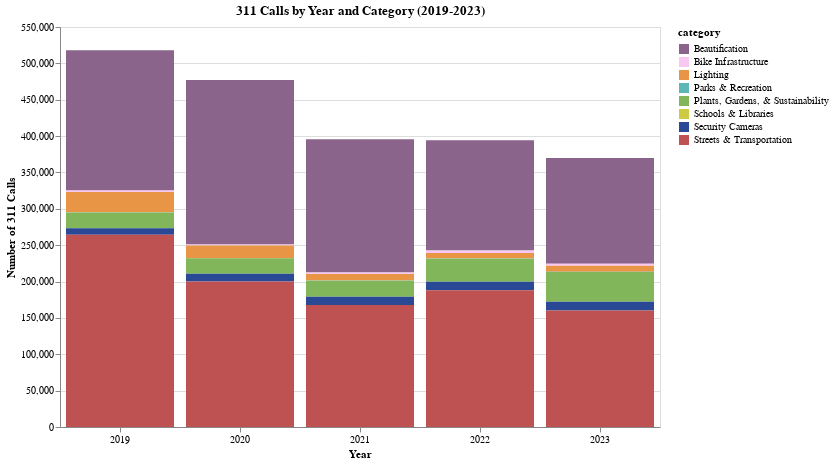
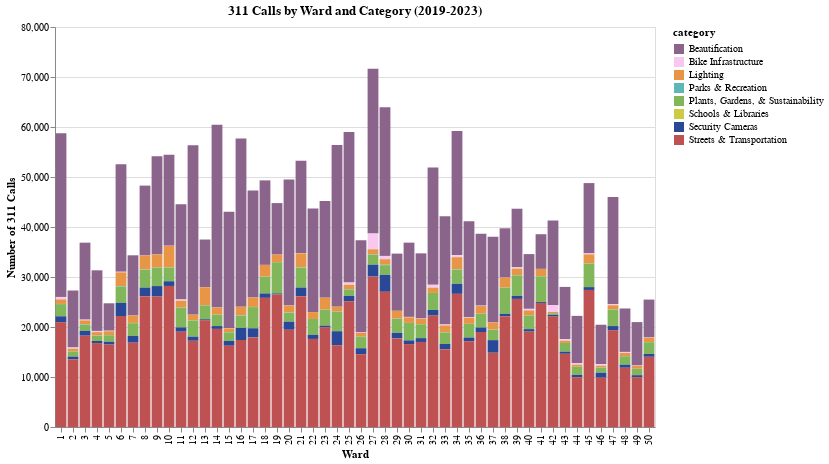
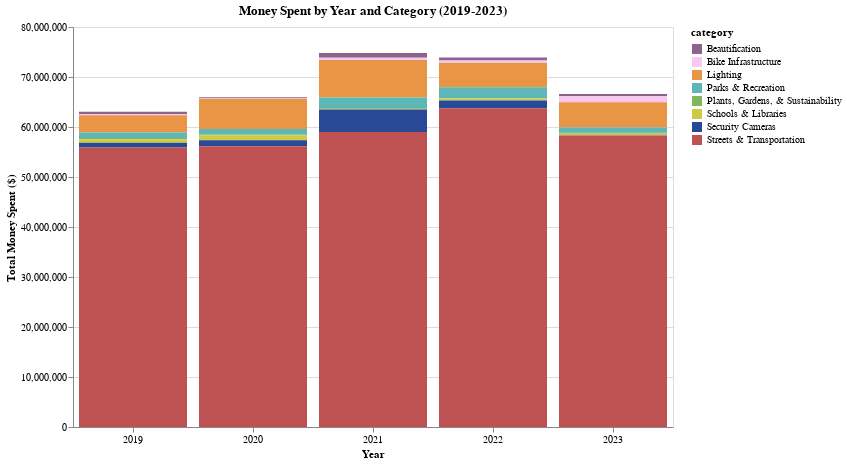
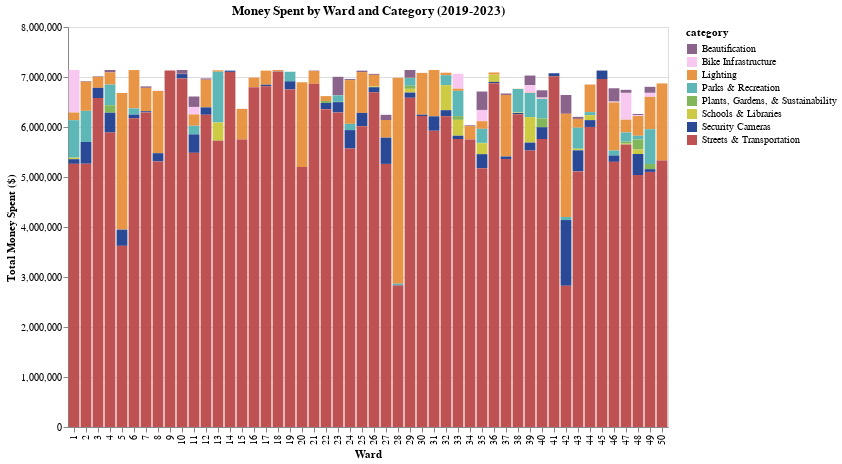

Notebook cell for these charts, in order:
### Code cell
# Final Version 
import csv
import pathlib
from typing import List
import altair as alt
import pandas as pd

def plot_calls_by_year_and_ward(csv_file: pathlib.Path) -> None:
    """
    Plot four stacked bar charts: calls and money spent by year and ward, categorized.

    Args:
        csv_file (pathlib.Path): Path to CSV file with year, ward, category, calls, and total_cost

    Returns:
        None (displays four plots)
    """
    # Define constants
    YEAR_RANGE = range(2019, 2024)  
    CAT_COLORS = {
        "Beautification": "#8B648B",
        "Bike Infrastructure": "#F8C8F1",
        "Lighting": "#E89545",
        "Parks & Recreation": "#5DB7B7",
        "Plants, Gardens, & Sustainability": "#82B65B",
        "Schools & Libraries": "#cdcb44",
        "Security Cameras": "#294896",
        "Streets & Transportation": "#BE5151"
    }
    CHART_WIDTH = 600
    CHART_HEIGHT = 400

    # Load and preprocess data once
    df = (pd.read_csv(csv_file)
          .assign(
              year=lambda x: x['year'].astype(int),
              ward=lambda x: x['ward'].astype(int),
              calls=lambda x: x['calls'].astype(float),
              total_cost=lambda x: x['total_cost'].astype(float)
          )
          .query('year in @YEAR_RANGE')
          .groupby(['year', 'ward', 'category'])[['calls', 'total_cost']]
          .sum()
          .reset_index())

    # Prepare aggregated data
    aggregations = {
        'calls_by_year': df.groupby(['year', 'category'])['calls'].sum().unstack(),
        'money_by_year': df.groupby(['year', 'category'])['total_cost'].sum().unstack(),
        'calls_by_ward': df.groupby(['ward', 'category'])['calls'].sum().unstack(),
        'money_by_ward': df.groupby(['ward', 'category'])['total_cost'].sum().unstack()
    }

    def create_chart(data: pd.DataFrame, title: str, x_label: str, y_label: str, rotate_x: bool = False) -> alt.Chart:
       
        melted_data = data.reset_index().melt(
            id_vars=data.index.name,
            var_name='category',
            value_name='value'
        )
        
        return (alt.Chart(melted_data)
                .mark_bar()
                .encode(
                    x=alt.X(f'{data.index.name}:O', 
                           title=x_label,
                           axis=alt.Axis(labelAngle=-90 if rotate_x else 0)),
                    y=alt.Y('value:Q', title=y_label, stack='zero'),
                    color=alt.Color('category:N',
                                  scale=alt.Scale(domain=list(CAT_COLORS.keys()),
                                                range=list(CAT_COLORS.values()))),
                    tooltip=[data.index.name, 'category', alt.Tooltip('value:Q', format='.2f')]
                )
                .properties(
                    title=title,
                    width=CHART_WIDTH,
                    height=CHART_HEIGHT
                ))

    # Define chart configurations
    chart_configs = [
        ('calls_by_year', '311 Calls by Year and Category (2019-2023)', 'Year', 'Number of 311 Calls', False),
        ('calls_by_ward', '311 Calls by Ward and Category (2019-2023)', 'Ward', 'Number of 311 Calls', True),
        ('money_by_year', 'Money Spent by Year and Category (2019-2023)', 'Year', 'Total Money Spent ($)', False),
        ('money_by_ward', 'Money Spent by Ward and Category (2019-2023)', 'Ward', 'Total Money Spent ($)', True)
    ]

    # Generate and display charts
    charts = [create_chart(aggregations[key], title, x_label, y_label, rotate)
              for key, title, x_label, y_label, rotate in chart_configs]
   
    
    # Altair's concatenation (Remove later)
    '''
    try:
        alt.vconcat(*charts).show()
    except AttributeError:'''
    for chart in charts:
        chart.show()

        # Generate and save charts


if __name__ == "__main__":
    csv_file = pathlib.Path.cwd().parent.parent / "30122-project-gitmoney" / "data" / "calls_money.csv"
    print(f"File path: {csv_file}")
    plot_calls_by_year_and_ward(csv_file)

### Figure 1 — Vega-Lite specification as saved in the notebook (floating-point values rounded to 4 significant figures)
{"config": {"view": {"continuousWidth": 300, "continuousHeight": 300}}, "data": {"name": "data-bad99b562f2bad02a4d3a4a0ad24cd68"}, "mark": {"type": "bar"}, "encoding": {"color": {"field": "category", "scale": {"domain": ["Beautification", "Bike Infrastructure", "Lighting", "Parks & Recreation", "Plants, Gardens, & Sustainability", "Schools & Libraries", "Security Cameras", "Streets & Transportation"], "range": ["#8B648B", "#F8C8F1", "#E89545", "#5DB7B7", "#82B65B", "#cdcb44", "#294896", "#BE5151"]}, "type": "nominal"}, "tooltip": [{"field": "year", "type": "quantitative"}, {"field": "category", "type": "nominal"}, {"field": "value", "format": ".2f", "type": "quantitative"}], "x": {"axis": {"labelAngle": 0}, "field": "year", "title": "Year", "type": "ordinal"}, "y": {"field": "value", "stack": "zero", "title": "Number of 311 Calls", "type": "quantitative"}}, "height": 400, "title": "311 Calls by Year and Category (2019-2023)", "width": 600, "$schema": "https://vega.github.io/schema/vega-lite/v5.20.1.json", "datasets": {"data-bad99b562f2bad02a4d3a4a0ad24cd68": [{"year": 2019, "category": "Beautification", "value": 192700.0}, {"year": 2020, "category": "Beautification", "value": 226100.0}, {"year": 2021, "category": "Beautification", "value": 183200.0}, {"year": 2022, "category": "Beautification", "value": 151500.0}, {"year": 2023, "category": "Beautification", "value": 145400.0}, {"year": 2019, "category": "Bike Infrastructure", "value": 2119.0}, {"year": 2020, "category": "Bike Infrastructure", "value": 1118.0}, {"year": 2021, "category": "Bike Infrastructure", "value": 1986.0}, {"year": 2022, "category": "Bike Infrastructure", "value": 3446.0}, {"year": 2023, "category": "Bike Infrastructure", "value": 2734.0}, {"year": 2019, "category": "Lighting", "value": 27860.0}, {"year": 2020, "category": "Lighting", "value": 17720.0}, {"year": 2021, "category": "Lighting", "value": 8870.0}, {"year": 2022, "category": "Lighting", "value": 7559.0}, {"year": 2023, "category": "Lighting", "value": 8501.0}, {"year": 2019, "category": "Parks & Recreation", "value": 404.0}, {"year": 2020, "category": "Parks & Recreation", "value": 135.0}, {"year": 2021, "category": "Parks & Recreation", "value": 596.0}, {"year": 2022, "category": "Parks & Recreation", "value": 338.0}, {"year": 2023, "category": "Parks & Recreation", "value": 313.0}, {"year": 2019, "category": "Plants, Gardens, & Sustainability", "value": 21480.0}, {"year": 2020, "category": "Plants, Gardens, & Sustainability", "value": 21140.0}, {"year": 2021, "category": "Plants, Gardens, & Sustainability", "value": 21730.0}, {"year": 2022, "category": "Plants, Gardens, & Sustainability", "value": 31650.0}, {"year": 2023, "category": "Plants, Gardens, & Sustainability", "value": 40710.0}, {"year": 2019, "category": "Schools & Libraries", "value": 0.0}, {"year": 2020, "category": "Schools & Libraries", "value": 0.0}, {"year": 2021, "category": "Schools & Libraries", "value": 0.0}, {"year": 2022, "category": "Schools & Libraries", "value": 0.0}, {"year": 2023, "category": "Schools & Libraries", "value": 0.0}, {"year": 2019, "category": "Security Cameras", "value": 8966.0}, {"year": 2020, "category": "Security Cameras", "value": 10840.0}, {"year": 2021, "category": "Security Cameras", "value": 11290.0}, {"year": 2022, "category": "Security Cameras", "value": 11720.0}, {"year": 2023, "category": "Security Cameras", "value": 12040.0}, {"year": 2019, "category": "Streets & Transportation", "value": 264400.0}, {"year": 2020, "category": "Streets & Transportation", "value": 199900.0}, {"year": 2021, "category": "Streets & Transportation", "value": 167900.0}, {"year": 2022, "category": "Streets & Transportation", "value": 187900.0}, {"year": 2023, "category": "Streets & Transportation", "value": 160300.0}]}}

### Figure 2 — Vega-Lite specification as saved in the notebook (floating-point values rounded to 4 significant figures; data arrays with more than 128 entries replaced by an {"elided": "..."} marker saying what was removed)
{"config": {"view": {"continuousWidth": 300, "continuousHeight": 300}}, "data": {"name": "data-2504d5f428da4687b19b39cd484f16fb"}, "mark": {"type": "bar"}, "encoding": {"color": {"field": "category", "scale": {"domain": ["Beautification", "Bike Infrastructure", "Lighting", "Parks & Recreation", "Plants, Gardens, & Sustainability", "Schools & Libraries", "Security Cameras", "Streets & Transportation"], "range": ["#8B648B", "#F8C8F1", "#E89545", "#5DB7B7", "#82B65B", "#cdcb44", "#294896", "#BE5151"]}, "type": "nominal"}, "tooltip": [{"field": "ward", "type": "quantitative"}, {"field": "category", "type": "nominal"}, {"field": "value", "format": ".2f", "type": "quantitative"}], "x": {"axis": {"labelAngle": -90}, "field": "ward", "title": "Ward", "type": "ordinal"}, "y": {"field": "value", "stack": "zero", "title": "Number of 311 Calls", "type": "quantitative"}}, "height": 400, "title": "311 Calls by Ward and Category (2019-2023)", "width": 600, "$schema": "https://vega.github.io/schema/vega-lite/v5.20.1.json", "datasets": {"data-2504d5f428da4687b19b39cd484f16fb": {"elided": "400 records"}}}

### Figure 3 — Vega-Lite specification as saved in the notebook (floating-point values rounded to 4 significant figures)
{"config": {"view": {"continuousWidth": 300, "continuousHeight": 300}}, "data": {"name": "data-d3b02b6ad9b046f00fedccd1dd85febb"}, "mark": {"type": "bar"}, "encoding": {"color": {"field": "category", "scale": {"domain": ["Beautification", "Bike Infrastructure", "Lighting", "Parks & Recreation", "Plants, Gardens, & Sustainability", "Schools & Libraries", "Security Cameras", "Streets & Transportation"], "range": ["#8B648B", "#F8C8F1", "#E89545", "#5DB7B7", "#82B65B", "#cdcb44", "#294896", "#BE5151"]}, "type": "nominal"}, "tooltip": [{"field": "year", "type": "quantitative"}, {"field": "category", "type": "nominal"}, {"field": "value", "format": ".2f", "type": "quantitative"}], "x": {"axis": {"labelAngle": 0}, "field": "year", "title": "Year", "type": "ordinal"}, "y": {"field": "value", "stack": "zero", "title": "Total Money Spent ($)", "type": "quantitative"}}, "height": 400, "title": "Money Spent by Year and Category (2019-2023)", "width": 600, "$schema": "https://vega.github.io/schema/vega-lite/v5.20.1.json", "datasets": {"data-d3b02b6ad9b046f00fedccd1dd85febb": [{"year": 2019, "category": "Beautification", "value": 475600.0}, {"year": 2020, "category": "Beautification", "value": 218800.0}, {"year": 2021, "category": "Beautification", "value": 961900.0}, {"year": 2022, "category": "Beautification", "value": 637400.0}, {"year": 2023, "category": "Beautification", "value": 468700.0}, {"year": 2019, "category": "Bike Infrastructure", "value": 219000.0}, {"year": 2020, "category": "Bike Infrastructure", "value": 71000.0}, {"year": 2021, "category": "Bike Infrastructure", "value": 452500.0}, {"year": 2022, "category": "Bike Infrastructure", "value": 427500.0}, {"year": 2023, "category": "Bike Infrastructure", "value": 1176000.0}, {"year": 2019, "category": "Lighting", "value": 3456000.0}, {"year": 2020, "category": "Lighting", "value": 6070000.0}, {"year": 2021, "category": "Lighting", "value": 7481000.0}, {"year": 2022, "category": "Lighting", "value": 4895000.0}, {"year": 2023, "category": "Lighting", "value": 5043000.0}, {"year": 2019, "category": "Parks & Recreation", "value": 1110000.0}, {"year": 2020, "category": "Parks & Recreation", "value": 1115000.0}, {"year": 2021, "category": "Parks & Recreation", "value": 2150000.0}, {"year": 2022, "category": "Parks & Recreation", "value": 2191000.0}, {"year": 2023, "category": "Parks & Recreation", "value": 1077000.0}, {"year": 2019, "category": "Plants, Gardens, & Sustainability", "value": 258400.0}, {"year": 2020, "category": "Plants, Gardens, & Sustainability", "value": 190400.0}, {"year": 2021, "category": "Plants, Gardens, & Sustainability", "value": 164000.0}, {"year": 2022, "category": "Plants, Gardens, & Sustainability", "value": 91700.0}, {"year": 2023, "category": "Plants, Gardens, & Sustainability", "value": 160000.0}, {"year": 2019, "category": "Schools & Libraries", "value": 695000.0}, {"year": 2020, "category": "Schools & Libraries", "value": 926200.0}, {"year": 2021, "category": "Schools & Libraries", "value": 89750.0}, {"year": 2022, "category": "Schools & Libraries", "value": 395400.0}, {"year": 2023, "category": "Schools & Libraries", "value": 320600.0}, {"year": 2019, "category": "Security Cameras", "value": 965900.0}, {"year": 2020, "category": "Security Cameras", "value": 1208000.0}, {"year": 2021, "category": "Security Cameras", "value": 4483000.0}, {"year": 2022, "category": "Security Cameras", "value": 1552000.0}, {"year": 2023, "category": "Security Cameras", "value": 34000.0}, {"year": 2019, "category": "Streets & Transportation", "value": 55880000.0}, {"year": 2020, "category": "Streets & Transportation", "value": 56160000.0}, {"year": 2021, "category": "Streets & Transportation", "value": 59010000.0}, {"year": 2022, "category": "Streets & Transportation", "value": 63730000.0}, {"year": 2023, "category": "Streets & Transportation", "value": 58320000.0}]}}

### Figure 4 — Vega-Lite specification as saved in the notebook (floating-point values rounded to 4 significant figures; data arrays with more than 128 entries replaced by an {"elided": "..."} marker saying what was removed)
{"config": {"view": {"continuousWidth": 300, "continuousHeight": 300}}, "data": {"name": "data-06b97e11199770b117bd508db43edfab"}, "mark": {"type": "bar"}, "encoding": {"color": {"field": "category", "scale": {"domain": ["Beautification", "Bike Infrastructure", "Lighting", "Parks & Recreation", "Plants, Gardens, & Sustainability", "Schools & Libraries", "Security Cameras", "Streets & Transportation"], "range": ["#8B648B", "#F8C8F1", "#E89545", "#5DB7B7", "#82B65B", "#cdcb44", "#294896", "#BE5151"]}, "type": "nominal"}, "tooltip": [{"field": "ward", "type": "quantitative"}, {"field": "category", "type": "nominal"}, {"field": "value", "format": ".2f", "type": "quantitative"}], "x": {"axis": {"labelAngle": -90}, "field": "ward", "title": "Ward", "type": "ordinal"}, "y": {"field": "value", "stack": "zero", "title": "Total Money Spent ($)", "type": "quantitative"}}, "height": 400, "title": "Money Spent by Ward and Category (2019-2023)", "width": 600, "$schema": "https://vega.github.io/schema/vega-lite/v5.20.1.json", "datasets": {"data-06b97e11199770b117bd508db43edfab": {"elided": "400 records"}}}
